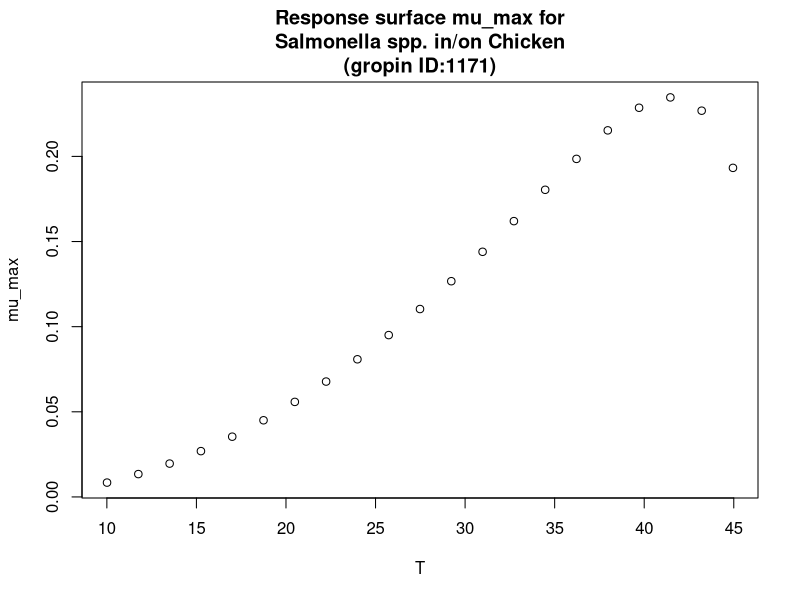

The R script that drew this image:
#############################
# start of Parameter script
#############################
T <- seq(10.01,44.955044955045,length.out=21)
#############################
# end of Parameter script
#############################
############################# 
# start of Model script Gropin ID 1171 
#############################
 
# constant coefficients for this model
 
variables <- data.frame(T)
argumentsPar <- expand.grid(variables)
 
# heart of the model
response_surface <- function(T) {
   mumax <-0.00019*((T-3.35)^2)*(1-exp(0.29*(T-48.01)))

return(mumax=mumax)
} 

# output parameters
mumax <- cbind(argumentsPar,response_surface(argumentsPar['T']))
colnames(mumax) <- c(colnames(argumentsPar),'mumax')
#############################
# End of Model script
#############################
############################# 
# start of Visualisation script Gropin ID 1171 
#############################
plot(T,mumax$mumax,
                          xlab='T',
                          ylab='mu_max',main='Response surface mu_max for
Salmonella spp. in/on Chicken
(gropin ID:1171)')
#############################
# End of Visualisation script
#############################
